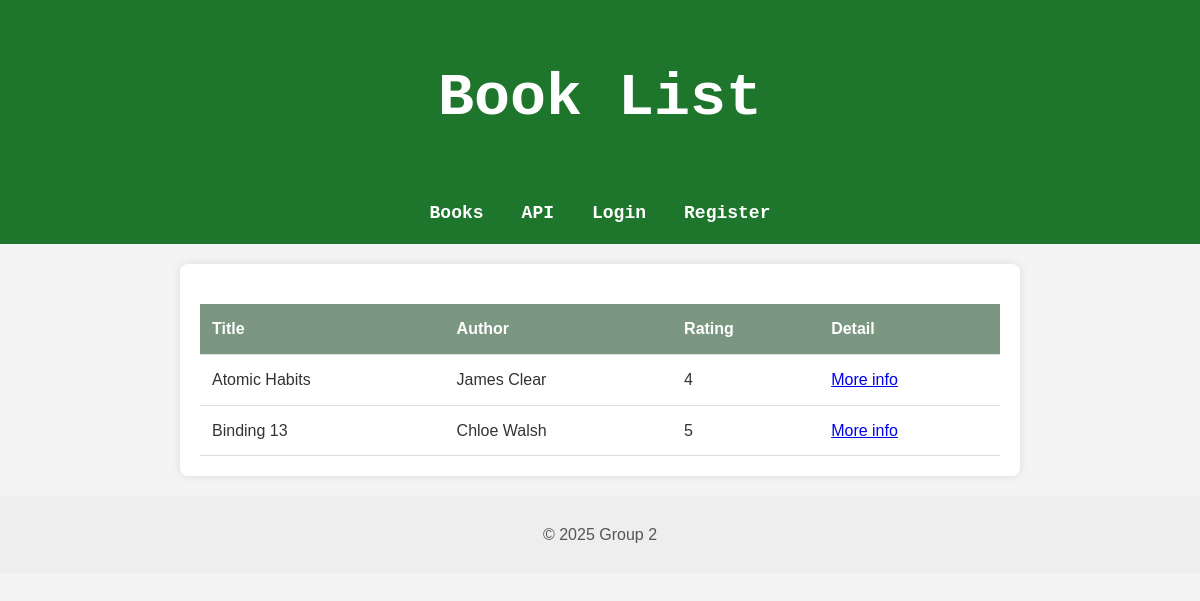
The app's page /, older data.
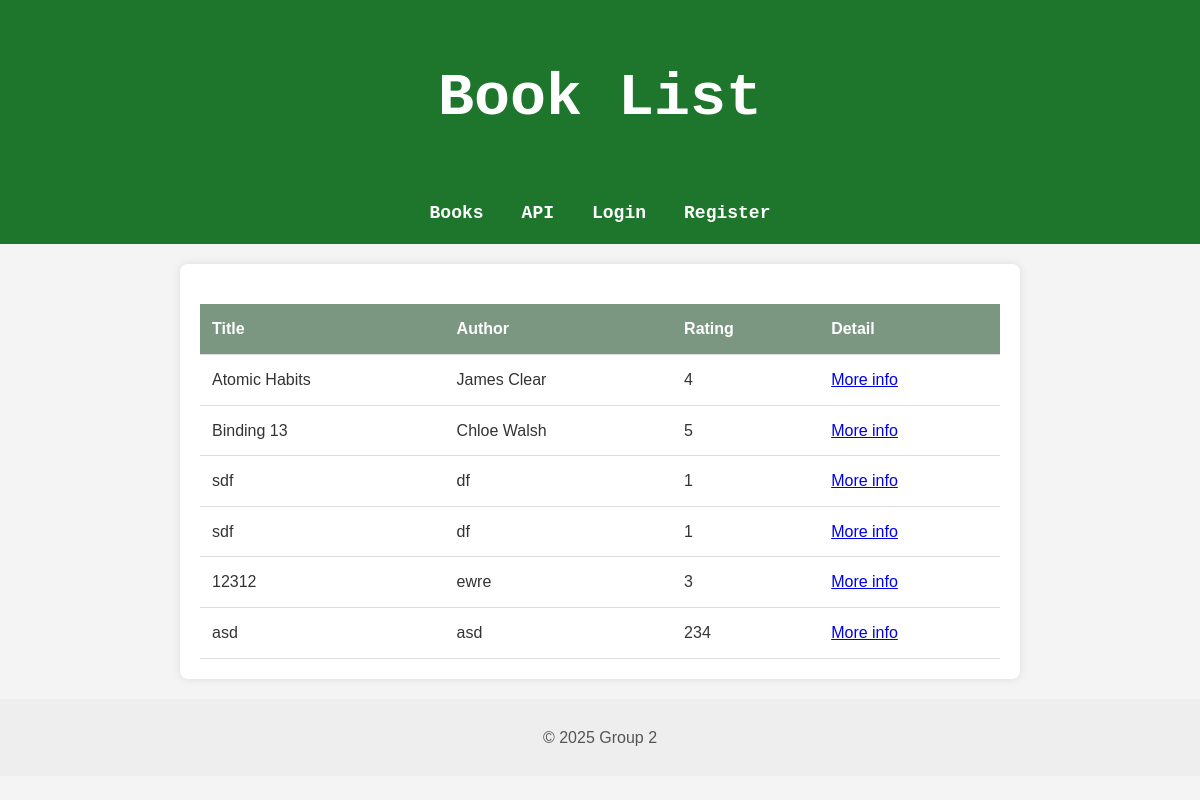
The same page, newer data.
### books/models.py (models this page shows, shortened)
class Book (models.Model):
    title = models.CharField(max_length=200)
    author = models.CharField(max_length=200)
    year = models.IntegerField()
    rating = models.IntegerField()
    description = models.TextField(null=True,blank=True)
    user = models.ForeignKey(User, on_delete=models.CASCADE, null=True)

### books/views.py (the view)
# urls.py: path('', views.homepage, name='homepage'),
def homepage(request):
    books = Book.objects.all()
    return render(request,'books/homepage.html', {'books':books})

### books/templates/books/homepage.html
<!DOCTYPE html>
{% extends "base.html" %}
{% block header %}
Book List
{% endblock %}
{% block content %}
{% if books %}
<table >
    <thead>
        <tr>
            <th>Title</th>
            <th>Author</th>
            <th>Rating</th>
            <th>Detail</th>
        </tr>
    </thead>
    <tbody>
        {% for book in books %}
        <tr>
            <td>{{ book.title }}</td>
            <td>{{ book.author }}</td>
            <td>{{ book.rating }}</td>
            <td>
                <a href="{% url 'book_detail' book.id %}" >More info</a>
            </td>
        </tr>
        {% endfor %}
    </tbody>
</table>
{% else %}
<p>No books available.</p>
{% endif %}
{% endblock %}

Row changes from the older to the newer data that the page shows:
added Book: title "sdf", author "df", rating "1"
added Book: title "sdf", author "df", rating "1"
added Book: title "12312", author "ewre", rating "3"
added Book: title "asd", author "asd", rating "234"
